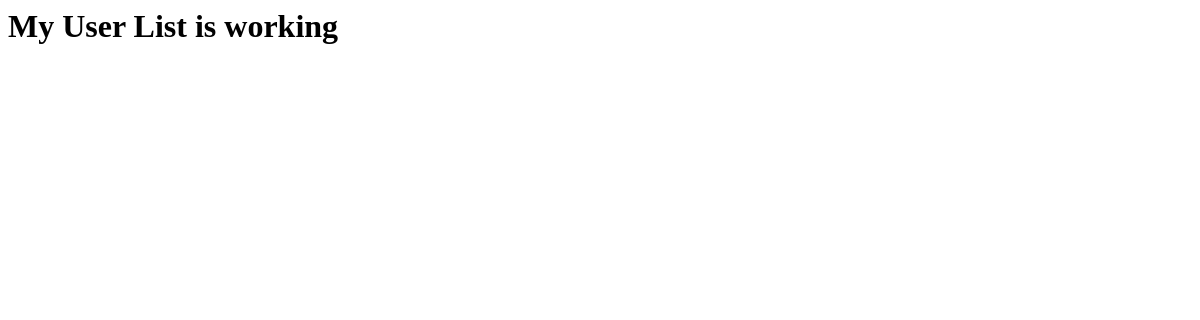
Before: /posts/ (signed in) with the older database file.
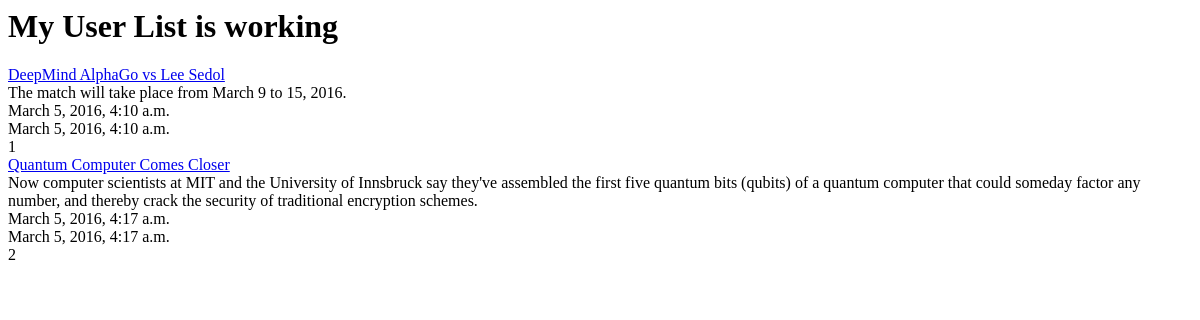
After: the same page with the newer database file.
### posts/models.py (models this page shows, shortened)
class Post(models.Model):
	title = models.CharField(max_length=120)
	content = models.TextField()
	timestamp = models.DateTimeField(auto_now=False, auto_now_add=True)
	updated = models.DateTimeField(auto_now=True, auto_now_add=False)
	def get_absolute_url(self):
		return reverse('posts:detail', kwargs={'id': self.id})

### posts/views.py (the view)
def post_list(request): # list items
	if request.user.is_authenticated():
		queryset = Post.objects.all()
		context = {
			'object_list': queryset,
			'title': 'My User List',
		}
	else:
		context = {
			'title': 'List',
		}
	return render(request, 'index.html', context)

### templates/index.html
<html>
  <head>
  </head>
  <body>
  	<h1>{{ title }} is working</h1>
  	{% for obj in object_list %}
  	  <a href="{{ obj.get_absolute_url }}">{{ obj.title }}</a><br/>
  	  {{ obj.content }}<br/>
  	  {{ obj.timestamp }}<br/>
  	  {{ obj.updated }}<br/>
  	  {{ obj.id }}<br/>
  	{% endfor %}
  </body>
</html>

Changed rows visible on the page:
added Post: title "DeepMind AlphaGo vs Lee Sedol", content "The match will take place from March 9 to 15, 2016.", timestamp "March 5, 2016, 4:10 a.m.", updated "March 5, 2016, 4:10 a.m.", id "1"
added Post: title "Quantum Computer Comes Closer", content "Now computer scientists at MIT and the University of Innsbruck say they've assembled the first five quantum bits (qubits) of a quantum computer that could someday factor any number, and thereby crack the security of traditional encryption schemes.", timestamp "March 5, 2016, 4:17 a.m.", updated "March 5, 2016, 4:17 a.m.", id "2"
